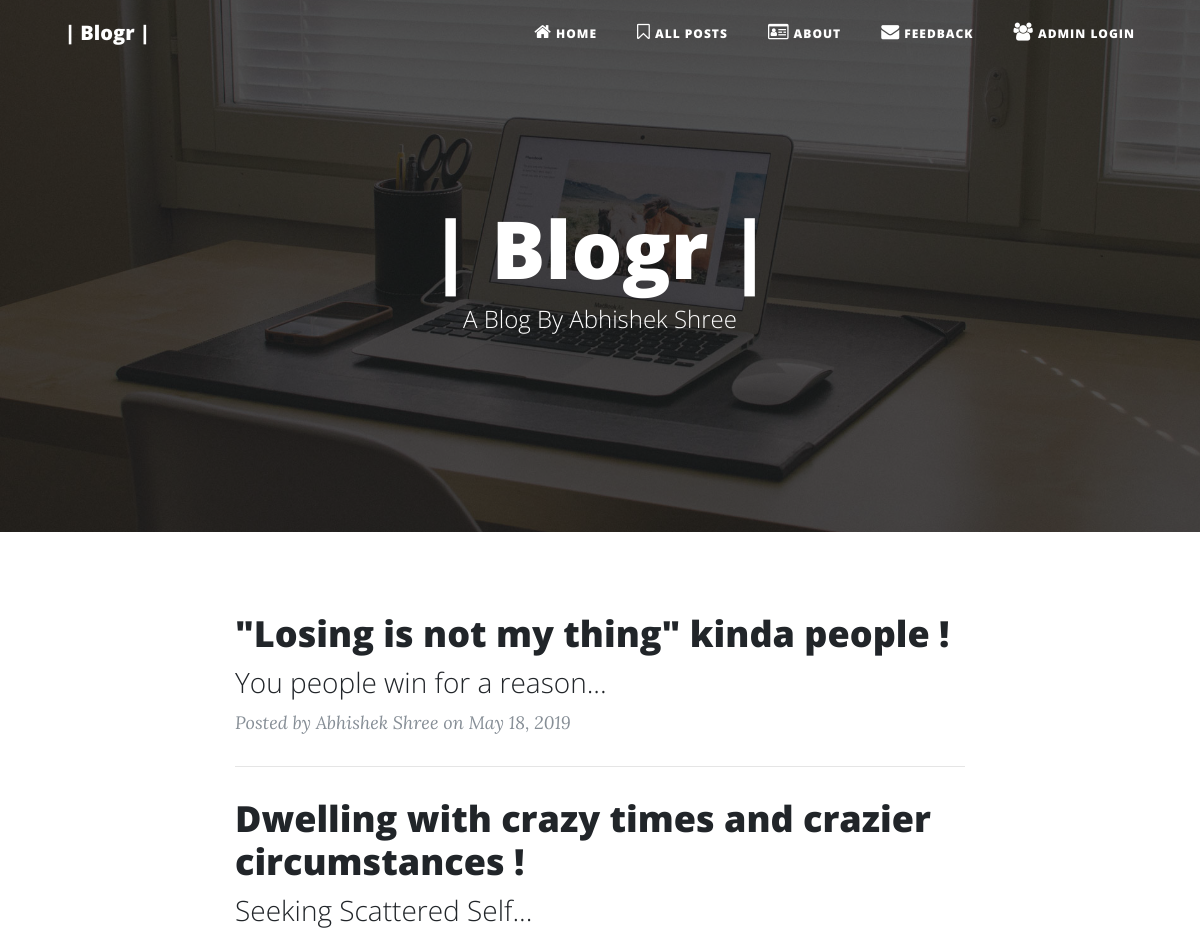
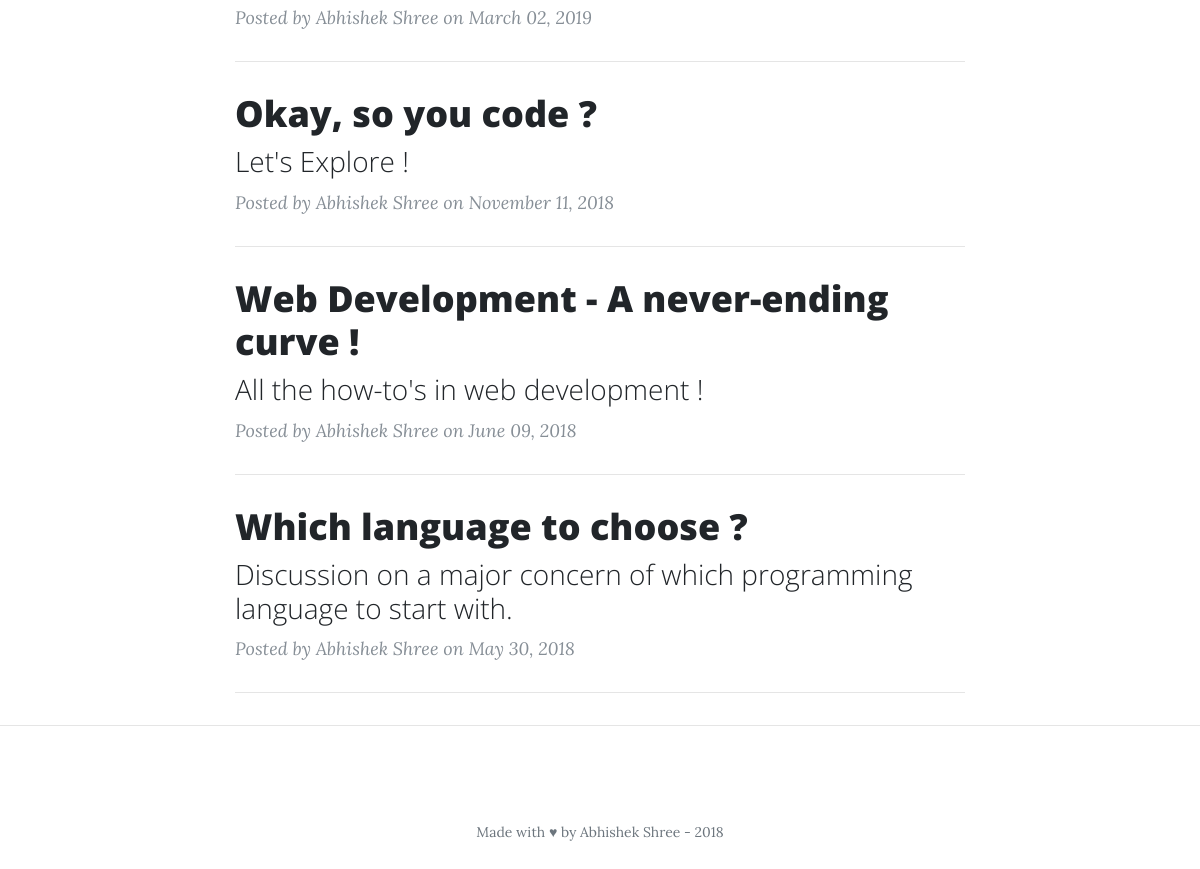
The page / on the database its author committed (2 pictures, top to bottom).
### app.py (models this page shows)
class Post(db.Model):
	id = db.Column(db.Integer, primary_key=True)
	title = db.Column(db.String(50))
	subtitle = db.Column(db.String(200))
	author = db.Column(db.String(50))
	date_posted = db.Column(db.DateTime)
	content = db.Column(db.Text)

### app.py (the view)
@app.route('/')
def index():
	posts = Post.query.order_by(Post.date_posted.desc()).limit(5)
	return render_template('index.html', posts=posts)

### templates/index.html (shortened to what this page needs)
{% include 'basic/Head.html' %}
  {% include 'basic/CSS.html' %}
  </head>
  <body>
    {% include 'basic/Nav.html' %}
    <header class="masthead" style="background-image: url('{{ url_for('static', filename='home-bg.jpg') }}')">
      <div class="overlay"></div>
      <div class="container">
        <div class="row">
          <div class="col-lg-8 col-md-10 mx-auto">
            <div class="site-heading">
              <h1>| Blogr |</h1>
              <span class="subheading">A Blog By <a href="https://www.instagram.com/_shree.e_/" style="text-decoration: none; color: white;">Abhishek Shree</a></span>
            </div>
          </div>
        </div>
      </div>
    </header>
    <div class="container">
      <div class="row">
        <div class="col-lg-8 col-md-10 mx-auto">
          {% for post in posts %}
          <div class="post-preview">
            <a href="{{ url_for('post', post_id=post.id) }}">
              <h2 class="post-title">
                {{ post.title }}
              </h2>
              <h3 class="post-subtitle">
                {{ post.subtitle }}
              </h3>
            </a>
            <p class="post-meta">Posted by {{ post.author }}
              on {{ post.date_posted.strftime('%B %d, %Y') }}</p>
          </div>
          <hr>
          {% endfor %}
          </div>
      </div>
    </div>
<hr>
{% include 'basic/Footer.html' %}

### templates/basic/Head.html (shortened to what this page needs)
<!DOCTYPE html>
<html lang="en">
  <head>

### templates/basic/CSS.html (shortened to what this page needs)
    <link href="{{ url_for('static', filename='bootstrap.min.css') }}" rel="stylesheet">
    <link href="{{ url_for('static', filename='font-awesome.min.css') }}" rel="stylesheet" type="text/css">
    <link href="{{ url_for('static', filename='clean-blog.min.css') }}" rel="stylesheet">
    <link rel="stylesheet" href="https://cdnjs.cloudflare.com/ajax/libs/font-awesome/4.7.0/css/font-awesome.min.css">

### templates/basic/Nav.html (shortened to what this page needs)
    <nav class="navbar navbar-expand-lg navbar-light fixed-top" id="mainNav">
      <div class="container">
        <a class="navbar-brand" href="{{ url_for('index') }}">| Blogr |</a>
        <div class="collapse navbar-collapse" id="navbarResponsive">
          <ul class="navbar-nav ml-auto">
            <li class="nav-item">
              <a class="nav-link" href="{{ url_for('index') }}"><i class="fa fa-home" style="font-size:18px"></i>  Home</a>
            </li>
            <li class="nav-item">
              <a class="nav-link" href="{{ url_for('all') }}"><i class="fa fa-bookmark-o" style="font-size:18px"></i>  All Posts </a>
            </li>
            <li class="nav-item">
              <a class="nav-link" href="{{ url_for('about') }}"><i class="fa fa-id-card-o" style="font-size:18px"></i>  About</a>
            </li>
            <li class="nav-item">
              <a class="nav-link" href="{{ url_for('feed') }}"><i class="fa fa-envelope" style="font-size:18px"></i>  Feedback</a>
            </li>
            <li class="nav-item">
              <a class="nav-link" href="{{ url_for('login') }}"><i class="fa fa-group" style="font-size:18px"></i>  Admin Login </a>
            </li>
          </ul>
        </div>
      </div>
    </nav>

### templates/basic/Footer.html
    <footer>
      <div class="container">
        <div class="row">
          <div class="col-lg-8 col-md-10 mx-auto">
            <p class="copyright text-muted">Made with &hearts; by Abhishek Shree - 2018
            </p>
          </div>
        </div>
      </div>
    </footer>
  </body>
</html>

### rows shown on the page
Post: title "\"Losing is not my thing\" kinda people !", subtitle "You people win for a reason...", author "Abhishek Shree", date_posted "May 18, 2019"
Post: title "Dwelling with crazy times and crazier circumstances !", subtitle "Seeking Scattered Self...", author "Abhishek Shree", date_posted "March 02, 2019"
Post: title "Okay, so you code ?", subtitle "Let's Explore !", author "Abhishek Shree", date_posted "November 11, 2018"
Post: title "Web Development - A never-ending curve !", subtitle "All the how-to's in web development !", author "Abhishek Shree", date_posted "June 09, 2018"
Post: title "Which language to choose ?", subtitle "Discussion on a major concern of which programming language to start with.", author "Abhishek Shree", date_posted "May 30, 2018"
